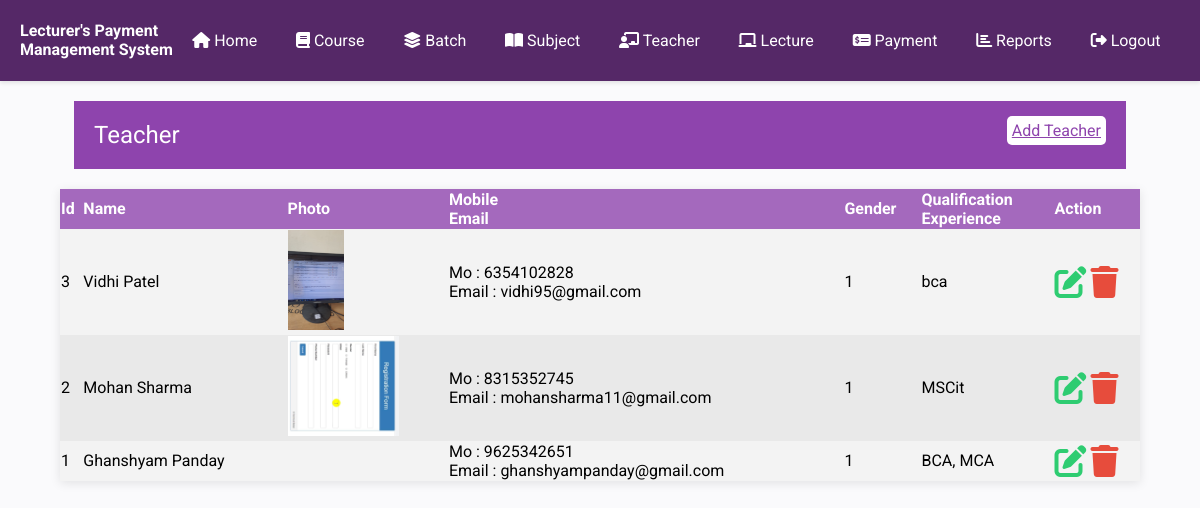
The app's page /Project/teacher.php (signed in) with its own data.
### tables this page shows
CREATE TABLE IF NOT EXISTS `teacher` (
  `id` int(11) NOT NULL AUTO_INCREMENT,
  `fullname` text NOT NULL,
  `mobile` bigint(10) NOT NULL,
  `email` text NOT NULL,
  `gender` int(11) NOT NULL,
  `qulification` text NOT NULL,
  `experience` text NOT NULL,
  `photo` text NOT NULL,
  PRIMARY KEY (`id`)
);

### Project/teacher.php (the view, shortened to what this page needs)
<?php
require_once("inc/connection.php");
require_once('inc/header-part.php');
?>
<link rel="stylesheet" href="dist/css/lightbox.min.css">
</head>
<body>
    <?php require_once('inc/menu.php'); ?>
    <div class="heading">
        <div>
            <span>Teacher</span>
            <span><a href="add_teacher.php">Add Teacher</a></span>
        </div>
    </div>
    <div class="container">
        <table align="center" class="data">
            <thead>
                <tr>
                    <th>Id</th>
                    <th>Name</th>
                    <th>Photo</th>
                    <th>Mobile <br />
                        Email
                    </th>
                    <th>Gender</th>
                    <th>Qualification <br />
                        Experience
                    </th>
                    <th width='8%'>Action</th>
                </tr>
            </thead>
            <tbody>
                <?php
                $sql = "select * from teacher order by id desc";
                $cmd = $db->prepare($sql);
                $cmd->execute();
                $table = $cmd->fetchAll();
                foreach ($table as $row) {
                    extract($row);
                ?>
                    <tr>
                        <td><?= $id; ?></td>
                        <td><?= $fullname; ?></td>
                        <td>
                            <a class="example-image-link" href="images/<?= $photo; ?>" data-lightbox="example-1">
                                <img class="example-image" height='100px' src="images/<?= $photo; ?>" alt="">
                            </a>
                        </td>
                        <td>Mo : <?= $mobile; ?> <br />
                            Email : <?= $email; ?>
                        </td>
                        <td><?= $gender; ?></td>
                        <td>
                            <?= $qulification; ?>
                        </td>
                        <td>
                            <a href="edit_teacher.php"><i title="edit" class="fa fa-edit fa-2x"></i></a>
                            <a href="delete_teacher.php"><i title="delete" class="fa fa-trash fa-2x"></i></a>
                        </td>
                    </tr>
                <?php }
                ?>
            </tbody>
        </table>
    </div>
</body>
<?php
require_once('inc/footer.php');
?>

### Project/inc/header-part.php (shortened to what this page needs)
<!DOCTYPE html>
<html lang="en">
<head>
    <link rel="stylesheet" href="https://cdnjs.cloudflare.com/ajax/libs/font-awesome/6.1.1/css/all.min.css">
    <link rel="stylesheet" href="style.css" />

### Project/inc/menu.php
<div id="menu">
    <h4>Lecturer's Payment <br />Management System</h4>
    <ul>
        <li><a href=""><i class="fa fa-home"></i> Home</a></li>
        <li><a href="course.php"><i class="fa fa-book"></i> Course</a></li>
        <li><a href="batch.php"><i class="fa fa-layer-group"></i> Batch</a></li>
        <li><a href="subject.php"  ><i class="fa fa-book-open"></i> Subject</a></li>
        <li><a href="teacher.php"><i class="fa fa-chalkboard-teacher"></i> Teacher</a></li>
        <li><a href="lecture.php"><i class="fa fa-chalkboard"></i> Lecture</a></li>
        <li><a href="payment.php"><i class="fa fa-money-check-alt"></i> Payment</a></li>
        <li><a href="report.php"><i class="fa fa-chart-bar"></i> Reports</a></li>
        <li><a href="logout.php"><i class="fa fa-sign-out-alt"></i> Logout</a></li>
    </ul>
</div>

### Project/inc/footer.php
</html>

### Project/style.css (style rules this page uses)
body { font-family: 'Roboto', sans-serif; background-color: #fafafc; margin: 0; padding: 0; }
.data { width: 90%; border-collapse: collapse; margin: 20px 0; margin: auto; box-shadow: 0 2px 10px rgba(0, 0, 0, 0.1); background-color: #fff; }
.data>thead>tr { background-color: #a469bd; color: #ffffff; text-align: left; }
.data>tbody>tr:nth-child(odd) { background-color: #f3f3f3; }
.data>tbody>tr:nth-child(even) { background-color: #e9e9e9; }
.container { width: 100%; max-width: 1200px; margin: 0 auto; }
.fa-edit { color: #2ecc71; }
.fa-trash { color: #e74c3c; }
#menu { display: flex; justify-content: space-between; align-items: center; background-color: #552867; padding: 0px 20px; color: white; box-shadow: 0 2px 4px rgba(0, 0, 0, 0.1); }
#menu ul { list-style: none; display: flex; margin: 0; padding: 0; flex: 3; justify-content: space-around; }
#menu ul li { margin: 0; }
#menu ul li a { color: white; text-decoration: none; padding: 8px 15px; display: block; transition: background-color 0.3s ease; }
.heading { width: 86%; margin: auto; background-color: #8e44ad; color: white; margin-bottom: 20px; margin-top: 20px; padding: 10px; }
.heading>div { display: flex; justify-content: space-between; }
.heading>div>span>a { background-color: white; padding: 5px; border-radius: 5px; color: #8e44ad; }
.heading>* { padding: 10px; }
.heading>div>span:first-child { font-size: 1.5rem; }

### records on screen
teacher: id "3", fullname "Vidhi Patel", photo (picture), mobile "6354102828", email "vidhi95@gmail.com", gender "1", qulification "bca"
teacher: id "2", fullname "Mohan Sharma", photo (picture), mobile "8315352745", email "mohansharma11@gmail.com", gender "1", qulification "MSCit"
teacher: id "1", fullname "Ghanshyam Panday", mobile "9625342651", email "ghanshyampanday@gmail.com", gender "1", qulification "BCA, MCA"
